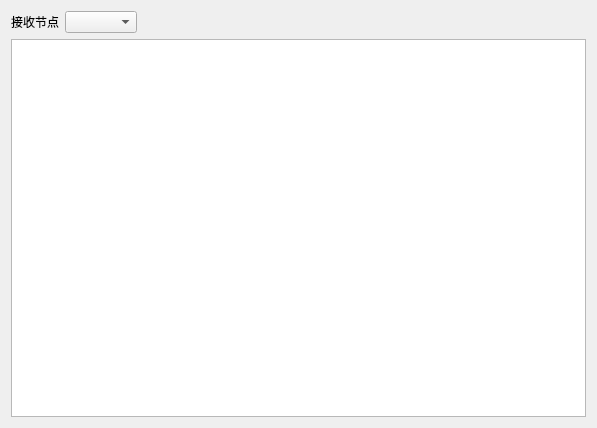
<?xml version="1.0" encoding="UTF-8"?>
<ui version="4.0">
 <class>ReceiveNodeNetworkStatus</class>
 <widget class="QWidget" name="ReceiveNodeNetworkStatus">
  <property name="geometry">
   <rect>
    <x>0</x>
    <y>0</y>
    <width>597</width>
    <height>428</height>
   </rect>
  </property>
  <property name="windowTitle">
   <string>Form</string>
  </property>
  <layout class="QVBoxLayout" name="verticalLayout">
   <item>
    <layout class="QHBoxLayout" name="horizontalLayout">
     <item>
      <widget class="QLabel" name="label">
       <property name="text">
        <string>接收节点</string>
       </property>
      </widget>
     </item>
     <item>
      <widget class="QComboBox" name="comboBox"/>
     </item>
     <item>
      <spacer name="horizontalSpacer_2">
       <property name="orientation">
        <enum>Qt::Horizontal</enum>
       </property>
       <property name="sizeHint" stdset="0">
        <size>
         <width>40</width>
         <height>20</height>
        </size>
       </property>
      </spacer>
     </item>
    </layout>
   </item>
   <item>
    <widget class="QTableView" name="tableView"/>
   </item>
  </layout>
 </widget>
 <resources/>
 <connections/>
</ui>
